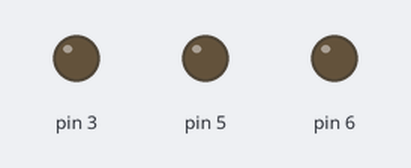
Recording of a sketch running on a simulated Arduino Uno, built with avr-gcc and run on an emulated ATmega328P. Shown: output pins drawn as LEDs (lit = HIGH).

Above: at 0.05 s.
At 0.5 s:
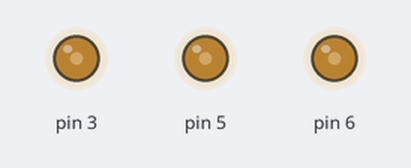
At 0.95 s:
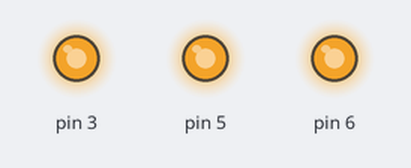
At 1.4 s:
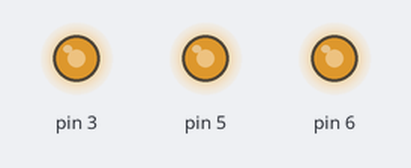
At 1.9 s:
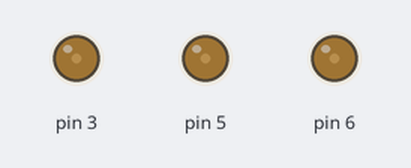
Timing chart, 0 to 4.6 s (numbered marks = the images above):
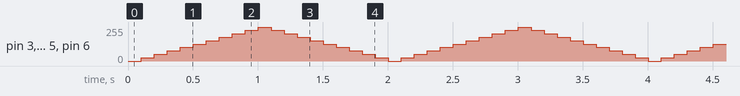

The sketch:

AnalogPractice_01.ino
```cpp
float t2 = 0;
int flag = 0;

void setup() {
  pinMode(6, OUTPUT);
  pinMode(5, OUTPUT);
  pinMode(3, OUTPUT);
}

void loop() {
  //AnalogMode
  if (flag == 0) {
    analogWrite(6, t2);
    analogWrite(5, t2);
    analogWrite(3, t2);
    delay(100);
    if ( t2 < 255) {
      t2 += 25.5;
      if (t2 > 240) flag = 1;
    }
  }

  else if (flag == 1) {
    analogWrite(6, t2);
    analogWrite(5, t2);
    analogWrite(3, t2);
    delay(100);
    if ( t2 > 0) {
      t2 -= 25.5;
      if (t2 < 20) flag = 0;
    }
  }
  //LED의 밝기를 밝게 했다가 어둡게 하는 프로그램.
}
```
